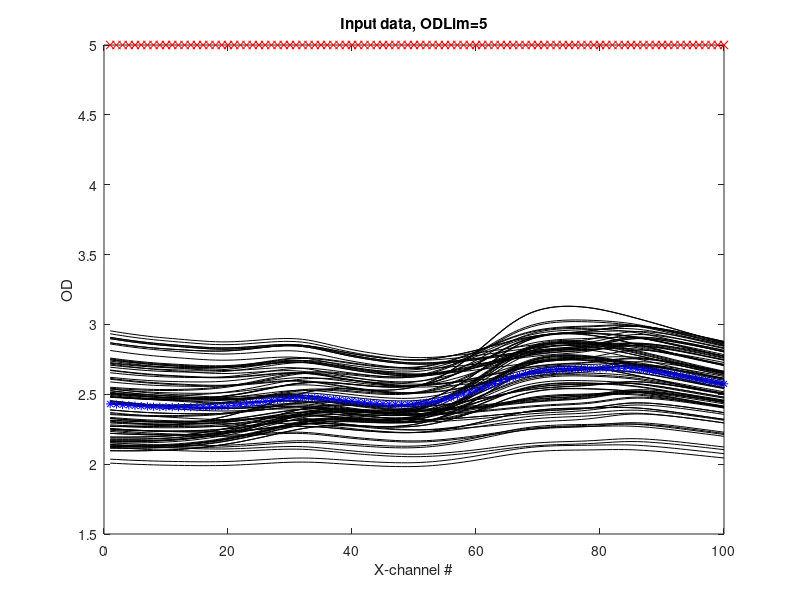
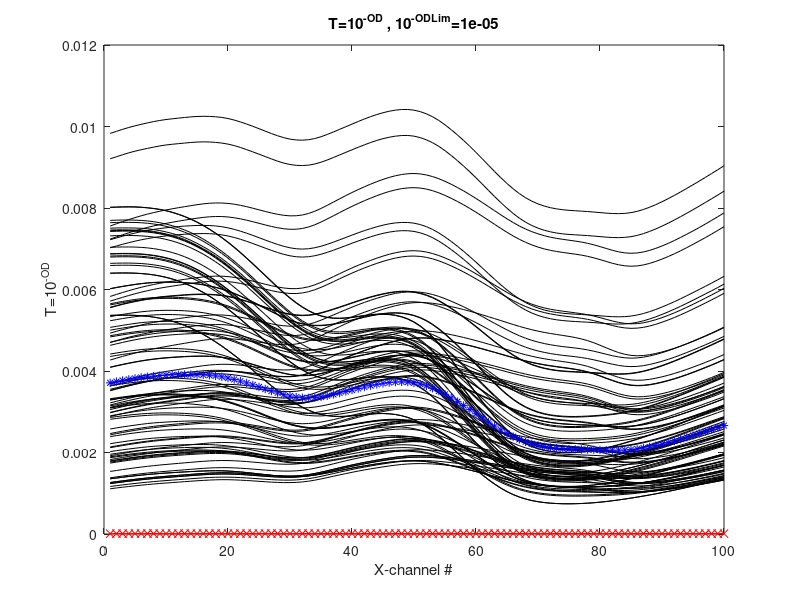
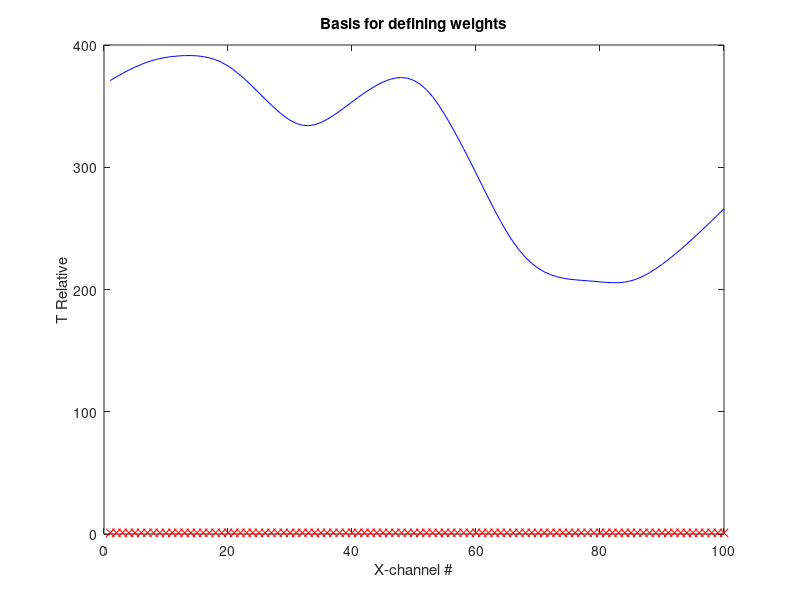
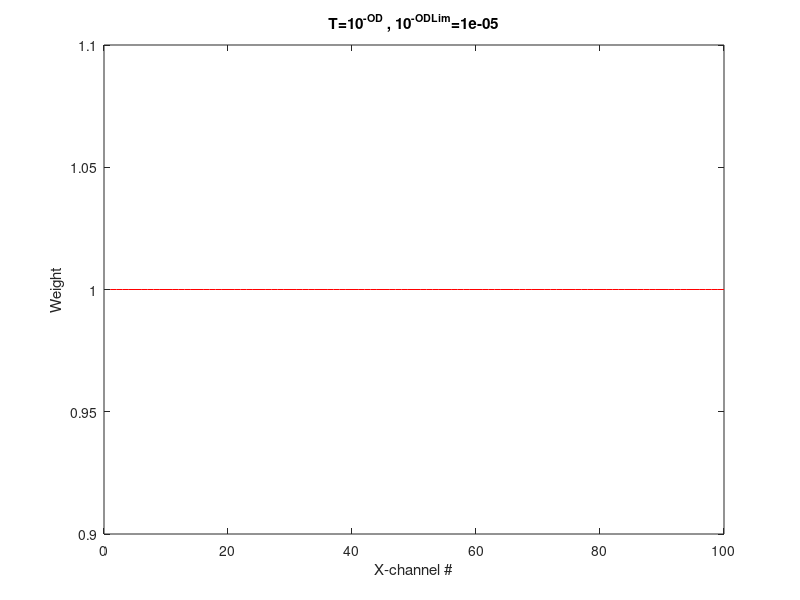

Reproduce these figures in MATLAB, in order.
% File EMSCMakeWeights.m
% Purpose: Generate weights
clear all,close all
OutFileName='EMSC_Wgt'

load EMSC_Z
[nObj,nXVar]=size(Matrix);

OD=Matrix;MeanOD=mean(OD);
figure, plot(OD','k'), hold on
plot(MeanOD,'b*')
xlabel('X-channel #'),ylabel('OD'), Titl=['Input data'];title(Titl)
ODLim=input('Give the unit where the error start to be come visible: ')
plot(ones(1,nXVar)*ODLim,'rx')
Titl=[Titl,', ODLim=',num2str(ODLim)];title(Titl)

T=10.^(-Matrix);TMeanOD=10.^(-MeanOD);TODLim=10.^(-ODLim);
figure, plot(T','k'),hold on
plot(TMeanOD,'b*')
plot(ones(1,nXVar)*TODLim,'r'),plot(ones(1,nXVar)*TODLim,'rx')

xlabel('X-channel #'),ylabel('T=10^-^O^D'), Titl=['T=10^-^O^D '];title(Titl)

Titl=[Titl,', 10^-^O^D^L^i^m=',num2str(TODLim)];title(Titl)


RelTMeanOD=TMeanOD/TODLim;
figure
plot(RelTMeanOD,'b')
xlabel('X-channel #'),ylabel('T Relative'), Titl2=['Basis for defining weights'];title(Titl2)
hold on
plot(ones(1,nXVar)*1,'rx')


Wgt=min(TMeanOD/TODLim,1);
figure
plot(Wgt,'r')
xlabel('X-channel #'),ylabel('Weight'), ;title(Titl)

ObjLabels=['Wgt,ODLim=',num2str(ODLim)];

Matrix=Wgt;

OK=input(['Should this be saved to file ',OutFileName,' ? 1=OK '])
if OK==1
    txt=['save ', OutFileName,' Matrix ObjLabels VarLabels'];disp(txt)
    eval(txt)
end %if 